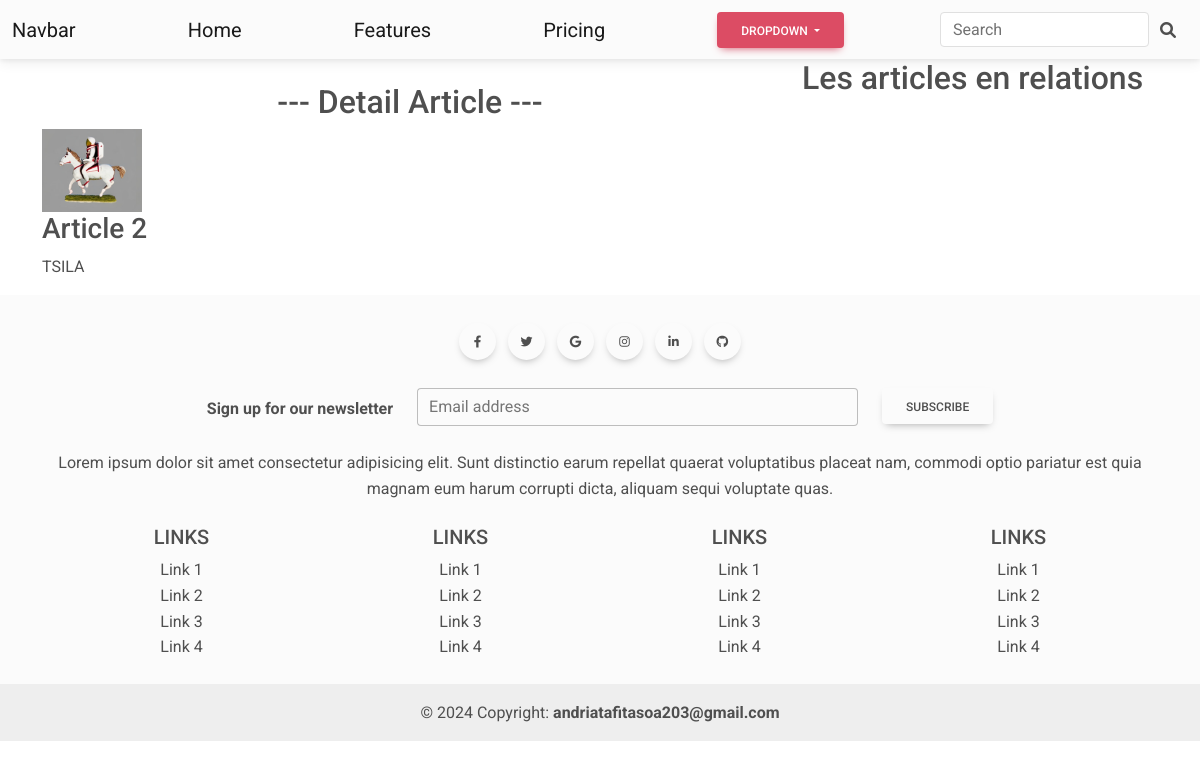
The page /article/7 on the database as committed earlier.
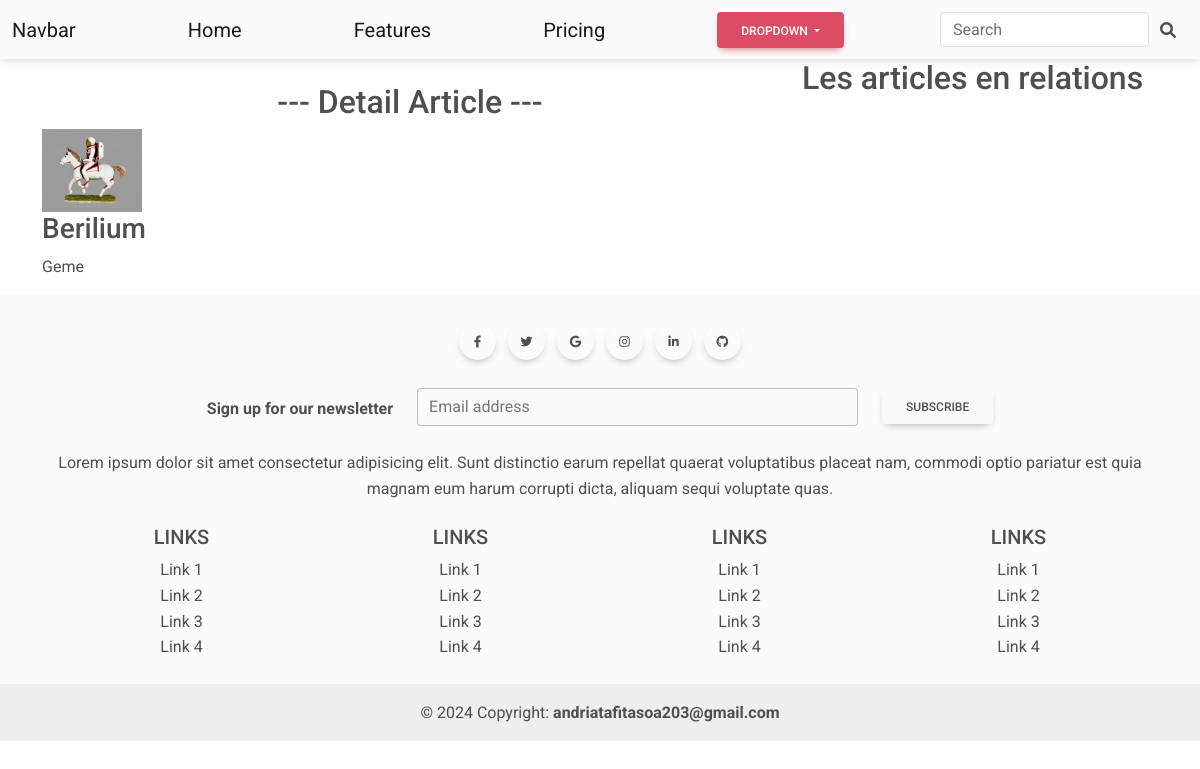
The same page on the database as committed later.
### blog/models.py (models this page shows, shortened)
class Article(models.Model):
    title = models.CharField(max_length=50)
    category = models.ForeignKey(Category, on_delete=models.CASCADE)
    desc = models.TextField()
    image = models.ImageField()
    created_at = models.DateTimeField(auto_now_add=True)
    updated_at = models.DateTimeField(auto_now=True)

class Category(models.Model):
    name = models.CharField(max_length=120)
    def __str__(self) -> str:
        return self.name

### blog/views.py (the view)
# urls.py: path("article/<int:id_article>", detail, name = "detail"),
def detail(request, id_article):
    article = Article.objects.get(id = id_article)
    return render(request, "detail.html", {"article": article})

### blog/templates/detail.html
{% extends "base.html" %}
{% block content %}
<div class = "container">
  <div class = "row">
    <div class = "col-md-8">
      <h2 class = 'text-center mt-4'>--- Detail Article ---</h2>
      <img src= "{{article.image.url}}" style = "max-width: 580px">
      <h3>{{article.title}}</h3>
      <p> {{article.category}}</p>
    </div>
    <div class = "col-md-4">
    <h2>Les articles en relations</h2>
    </div>
  </div>
</div>
{% endblock%}

Rows that differ between the two databases and show on the page:
changed Article: title "Article 2" → "Berilium"; category "TSILA" → "Geme"
